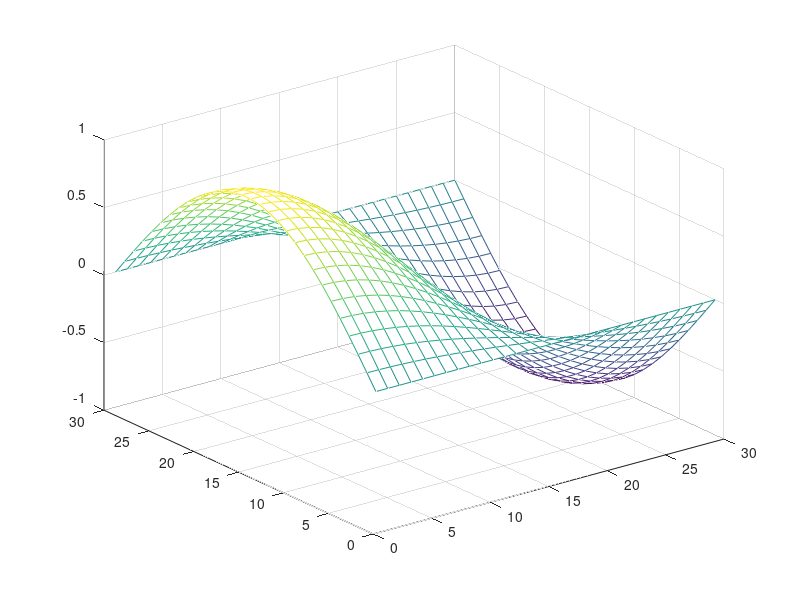
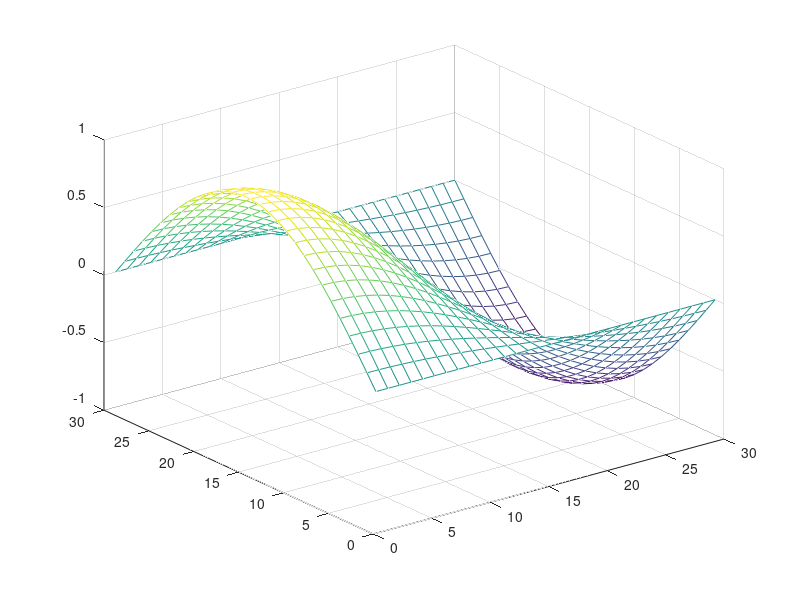
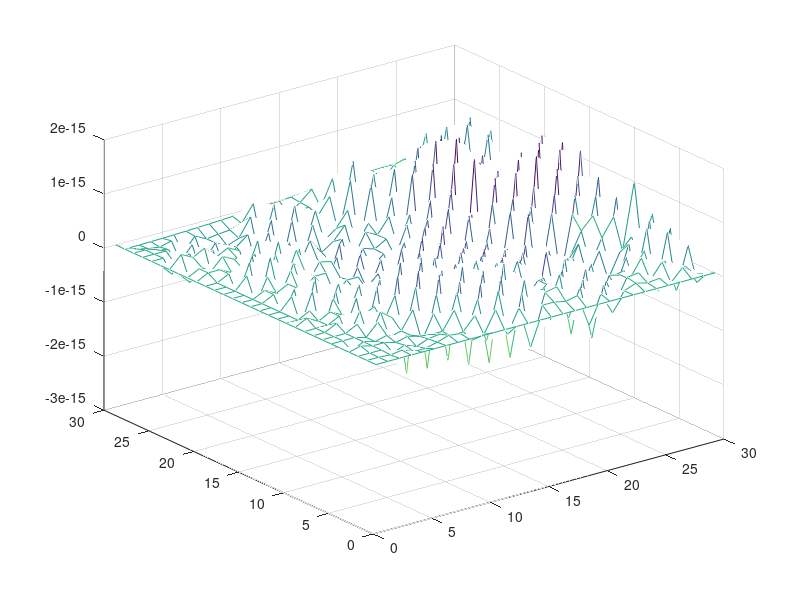

These figures' MATLAB source, in order:
%function [ utdata ] = wawesolver( m,n,k,prob,solmeth,conv,para )
clear
close all
m = 30;
k = 30;
%%% Initsiell data
utdata = zeros(1,3);
X = linspace(0,1,m);
hs =X(2)-X(1);
T = linspace(0,1,k); 
ht = T(2)-T(1);
%A = -ht^2/hs^2*gallery('tridiag', m-2);

A = -1/hs^2*gallery('tridiag', m-2);
%A = -1/hs^2*gallery('tridiag', m);

%U = 0;
ant = 1;


U = zeros(m,k+1);
U(:,2) = sin(pi*X);
U(:,1) = U(:,2);
%F(1:length(X)) = cos(pi*X);
%invMat = inv(ht^2*A);
c = 0.5;
for i = 3:k+1
    U(2:end-1,i) = 2*U(2:end-1,i-1) - U(2:end-1,i-2) +c*ht^2*(A*U(2:end-1,i-1));
    c = 1;

    %U(:,i) = 2*U(:,i-1) - U(:,i-2) +65*ht^2*(A\U(:,i-1));
    % DET ER EN FEIL I LINJEN OVER!!!!!!!!!!
    %U(2,i) = U(3,i);
    %U(end-1,i) = U(end-2,i);
end
%U = reshape(U,m,k);
U(:,1) = [];
mesh(U)

%f = @(t,x) cos(pi*t)*sin(pi*x);

%correctsolution = zeros(m,k);
%for i = 1:k
%    for j = 2:m-1
%        correctsolution(j,i) = f(T(i),X(j));
%    end
%end
correctsolution = sin(pi*X)'*cos(pi*T);


figure(2)
mesh(correctsolution)


figure(3)
mesh(U/max(max(U))-correctsolution/max(max(correctsolution)))
error = max(max(abs(U-correctsolution)))
minimum = min(min(U))
min = min(U(:,end))
%min = min(U(:,end-1))
%end

